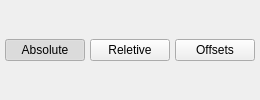
           <widget class="QWidget" name="gridWidget" native="true">
            <layout class="QGridLayout" name="gridLayout_15">
             <property name="leftMargin">
              <number>5</number>
             </property>
             <property name="topMargin">
              <number>5</number>
             </property>
             <property name="rightMargin">
              <number>5</number>
             </property>
             <property name="bottomMargin">
              <number>5</number>
             </property>
             <property name="spacing">
              <number>5</number>
             </property>
             <item row="0" column="0">
              <widget class="QPushButton" name="pushButton_10">
               <property name="text">
                <string>Absolute</string>
               </property>
               <property name="checkable">
                <bool>true</bool>
               </property>
               <property name="checked">
                <bool>true</bool>
               </property>
               <property name="page" stdset="0">
                <number>0</number>
               </property>
               <attribute name="buttonGroup">
                <string notr="true">droBtnGrp</string>
               </attribute>
              </widget>
             </item>
             <item row="0" column="1">
              <widget class="QPushButton" name="pushButton_11">
               <property name="text">
                <string>Reletive</string>
               </property>
               <property name="checkable">
                <bool>true</bool>
               </property>
               <property name="page" stdset="0">
                <number>1</number>
               </property>
               <attribute name="buttonGroup">
                <string notr="true">droBtnGrp</string>
               </attribute>
              </widget>
             </item>
             <item row="0" column="2">
              <widget class="QPushButton" name="pushButton_9">
               <property name="text">
                <string>Offsets</string>
               </property>
               <property name="checkable">
                <bool>true</bool>
               </property>
               <property name="page" stdset="0">
                <number>2</number>
               </property>
               <attribute name="buttonGroup">
                <string notr="true">droBtnGrp</string>
               </attribute>
              </widget>
             </item>
            </layout>
           </widget>
